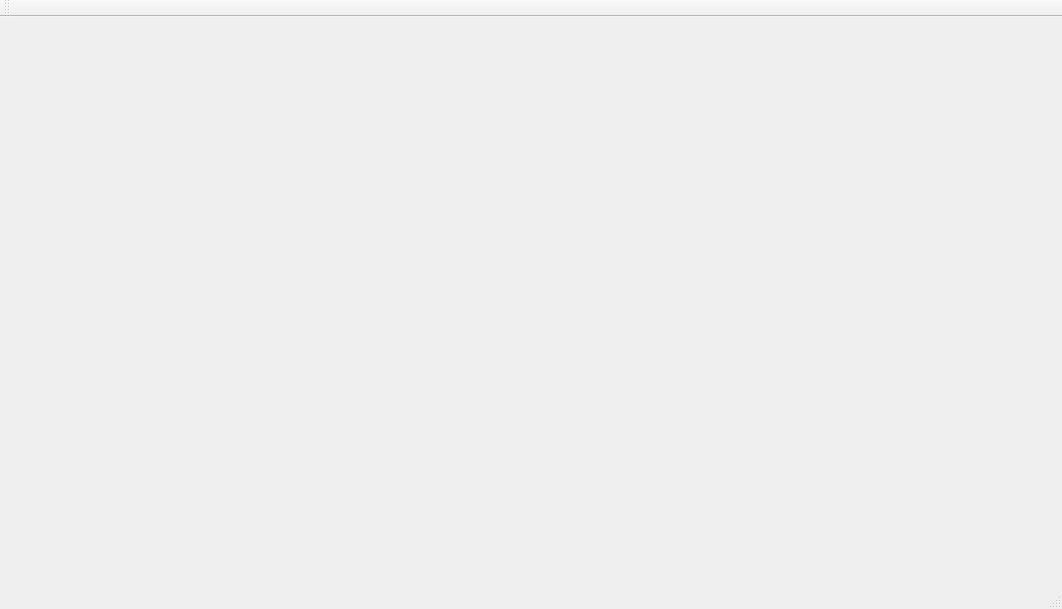
<?xml version="1.0" encoding="UTF-8"?>
<ui version="4.0">
 <class>MainWindow</class>
 <widget class="QMainWindow" name="MainWindow">
  <property name="geometry">
   <rect>
    <x>0</x>
    <y>0</y>
    <width>1062</width>
    <height>609</height>
   </rect>
  </property>
  <property name="windowTitle">
   <string>MainWindow</string>
  </property>
  <widget class="QWidget" name="centralWidget">
   <widget class="QwtPlot" name="qwtPlot">
    <property name="geometry">
     <rect>
      <x>230</x>
      <y>220</y>
      <width>400</width>
      <height>200</height>
     </rect>
    </property>
   </widget>
  </widget>
  <widget class="QMenuBar" name="menuBar">
   <property name="geometry">
    <rect>
     <x>0</x>
     <y>0</y>
     <width>1062</width>
     <height>26</height>
    </rect>
   </property>
  </widget>
  <widget class="QToolBar" name="mainToolBar">
   <attribute name="toolBarArea">
    <enum>TopToolBarArea</enum>
   </attribute>
   <attribute name="toolBarBreak">
    <bool>false</bool>
   </attribute>
  </widget>
  <widget class="QStatusBar" name="statusBar"/>
 </widget>
 <layoutdefault spacing="6" margin="11"/>
 <customwidgets>
  <customwidget>
   <class>QwtPlot</class>
   <extends>QFrame</extends>
   <header>qwt_plot.h</header>
  </customwidget>
 </customwidgets>
 <resources/>
 <connections/>
</ui>
